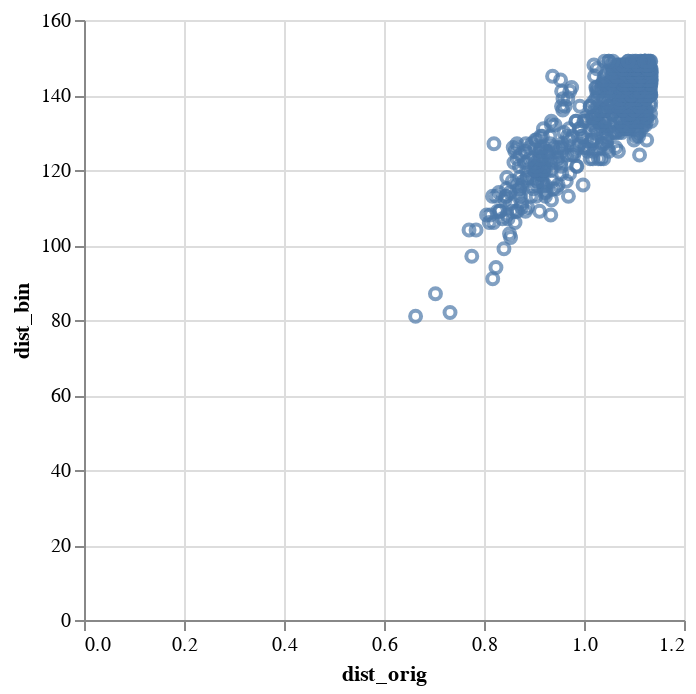

Notebook cell for this chart:
### Code cell
import altair as alt

pltr = df1.join(df2, left_on='i', right_on='i')

alt.Chart(pltr).mark_point().encode(x='dist_orig', y='dist_bin').interactive()

### Figure 1 — Vega-Lite specification as saved in the notebook (floating-point values rounded to 4 significant figures; data arrays with more than 128 entries replaced by an {"elided": "..."} marker saying what was removed)
{"config": {"view": {"continuousWidth": 300, "continuousHeight": 300}}, "data": {"name": "data-9e1c04a061a4904d7c3e38cb3a1325f0"}, "mark": {"type": "point"}, "encoding": {"x": {"field": "dist_orig", "type": "quantitative"}, "y": {"field": "dist_bin", "type": "quantitative"}}, "params": [{"name": "param_1", "select": {"type": "interval", "encodings": ["x", "y"]}, "bind": "scales"}], "$schema": "https://vega.github.io/schema/vega-lite/v5.20.1.json", "datasets": {"data-9e1c04a061a4904d7c3e38cb3a1325f0": {"elided": "733 records"}}}
